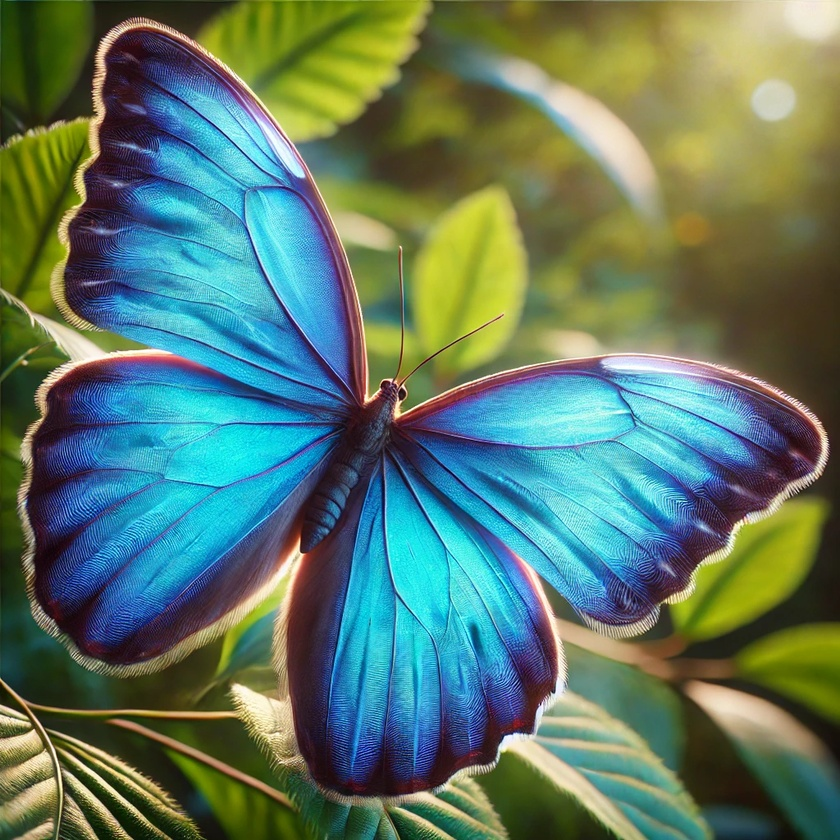
#> input picture OpenCV/Day-2-Image_reading_writing/butterfly.jpg, 840 x 840 px, shrunk from 1024 x 1024 before the run
$ jupyter execute image_reading_writing.ipynb
#> lines starting #> are read from the running program, lines starting #| are printed output that depends on the picture
[cell 1]
# !pip install opencv-python

[cell 2]
import cv2

[cell 3]
# Read the image
image = cv2.imread("./butterfly.jpg")
#> image is the input picture: shape (840, 840, 3); mean B, G, R 102.9, 121.6, 93.2

[cell 4]
# Check if image is loaded successfully
if image is None:
    print("Error : Could not load the image")
else:
    print("Image loaded successfully.")

[cell 5]
# Display the image
cv2.imshow("Image Window",image)
cv2.waitKey(0)
cv2.destroyAllWindows()

[cell 6]
# write the image
image_new = image + 30
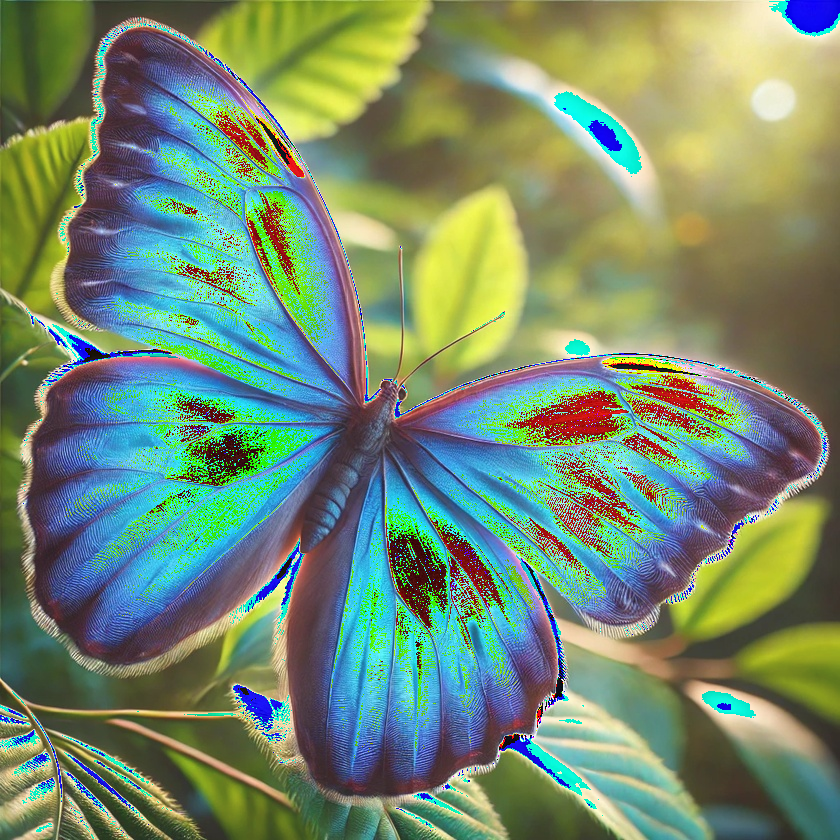
#> image_new: shape (840, 840, 3); mean B, G, R 112.4, 140.1, 116.3
cv2.imwrite("./output.jpg",image_new)
#> Out = True
